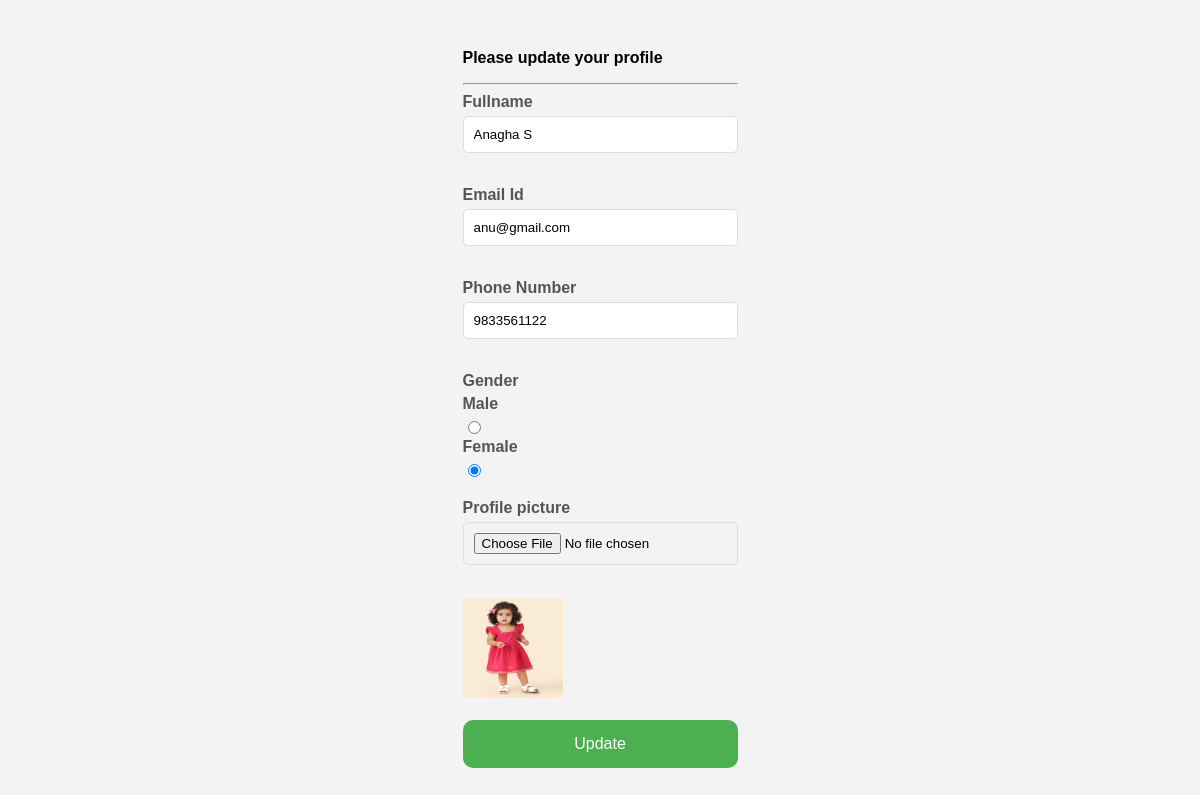
/ecommerceapp/updateuserdetails/ (signed in), run on the app's committed database.
### ecommerceapp/models.py (models this page shows, shortened)
class userregister(models.Model):
    fullname=models.CharField(max_length=30)
    email=models.CharField(max_length=30)
    phone=models.IntegerField()
    gender=models.CharField(max_length=10)
    propic=models.ImageField(upload_to='image/')
    password=models.CharField(max_length=10)

### ecommerceapp/views.py (the view, shortened to what this page needs)
# urls.py: path('updateuserdetails/',updateuserdetails),
def updateuserdetails(request):
    id1=request.session['userid']
    data=userregister.objects.get(id=id1)
    return render(request,'updateuserdetails.html',{'data':data})

### ecommerceapp/templates/updateuserdetails.html (shortened to what this page needs)
<!DOCTYPE html>
{% load static %}
<html lang="en">
<head>
    <link rel="stylesheet" type="text/css" href="{% static 'css/styleupdateuserdetails.css' %}">
</head>
<body>
<div class="container">
<form method="POST" enctype="multipart/form-data">{% csrf_token %}
    <p><b>Please update your profile</b></p>
        <hr>
    <label><b>Fullname</b></label>
        <input type="text" name="fullname" value="{{data.fullname}}"><br><br>
    <label><b>Email Id</b></label>
        <input type="text" name="email" value="{{data.email}}"><br><br>
        <label><b>Phone Number</b></label>
        <input type="number" name="phone" value="{{data.phone}}"><br><br>
    <label><b>Gender</b></label>
        <label>Male</label>
        <input type="radio" name="gender" value="male" {% if data.gender == 'male' %} checked {% endif %}>
        <label>Female</label>
        <input type="radio" name="gender" value="female"{% if data.gender == 'female' %} checked {% endif %}><br><br>
        <label><b>Profile picture</b></label>
     <input type="file" name="propic"><br><br>
    <img src="{{data.propic.url}}" height="100px" width="100px"><br><br>
        <button type="submit" value="update">Update</button>
</form>
</div>
</body>
</html>

### ecommerceapp/static/css/styleupdateuserdetails.css (style rules this page uses)
body { font-family: Arial, sans-serif; background-color: #f3f3f3; margin: 0; padding: 0; display: flex; justify-content: center; align-items: center; height: 100vh; }
label { display: block; margin-bottom: 5px; color: #555; font-weight: bold; }
input[type="text"], input[type="email"], input[type="password"], input[type="number"], input[type="file"], select { width: 100%; margin-bottom: 15px; padding: 10px; box-sizing: border-box; border: 1px solid #ddd; border-radius: 5px; }
button[type="submit"] { padding: 15px; border-radius: 10px; border: none; background-color: #4caf50; color: white; cursor: pointer; width: 100%; font-size: 16px; }

### data on the page
userregister: fullname "Anagha S", email "anu@gmail.com", phone "9833561122", gender "☑", propic (picture)
